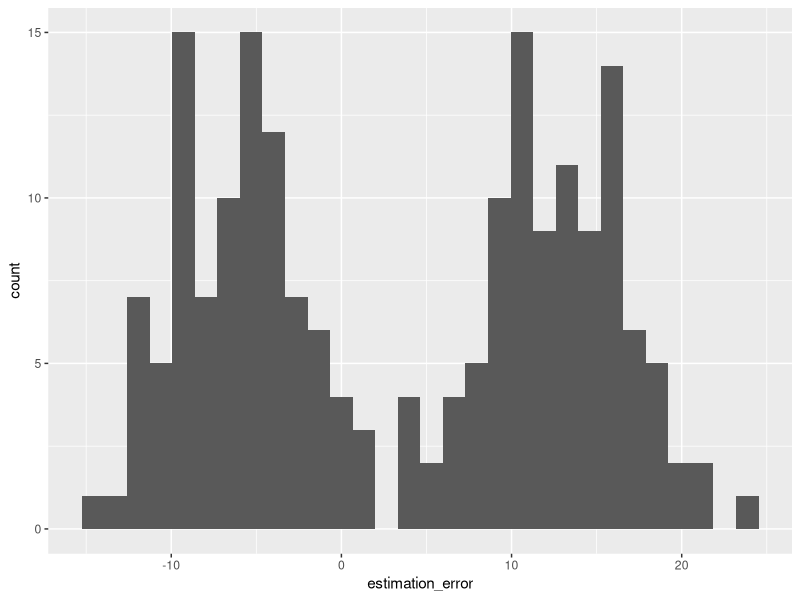
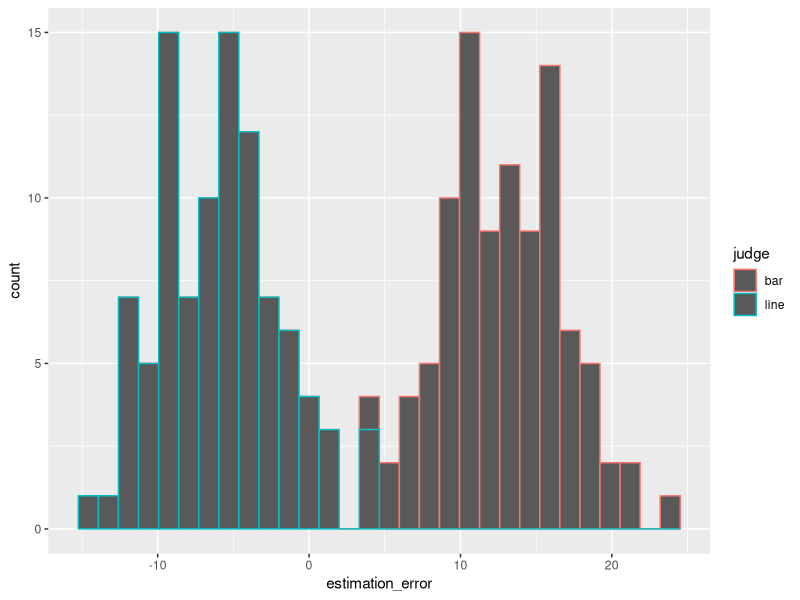
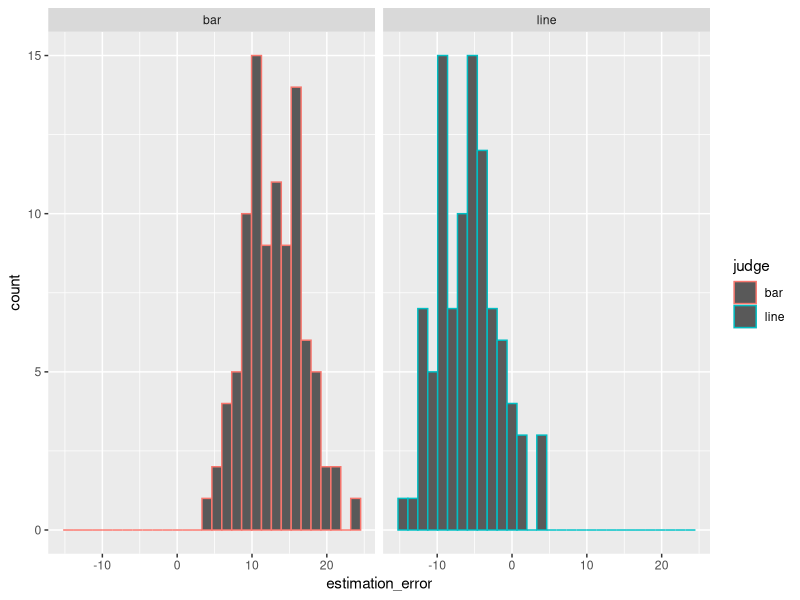
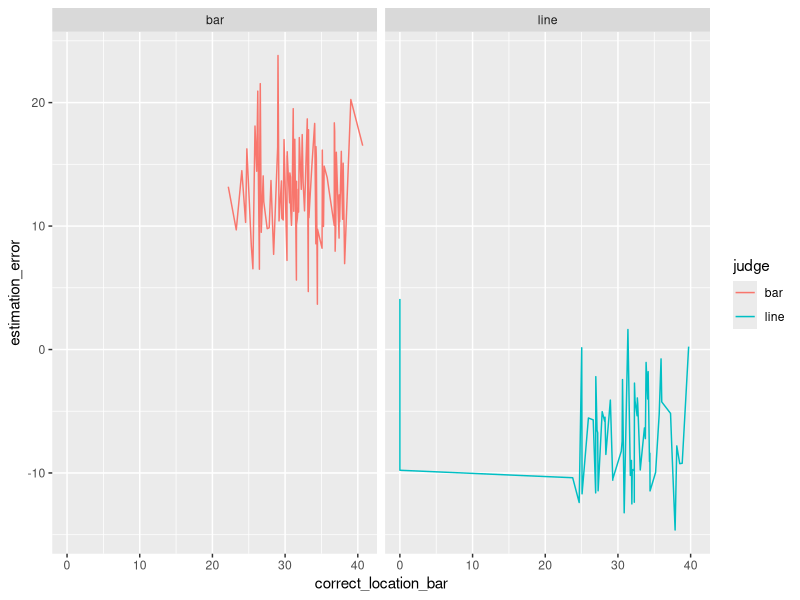
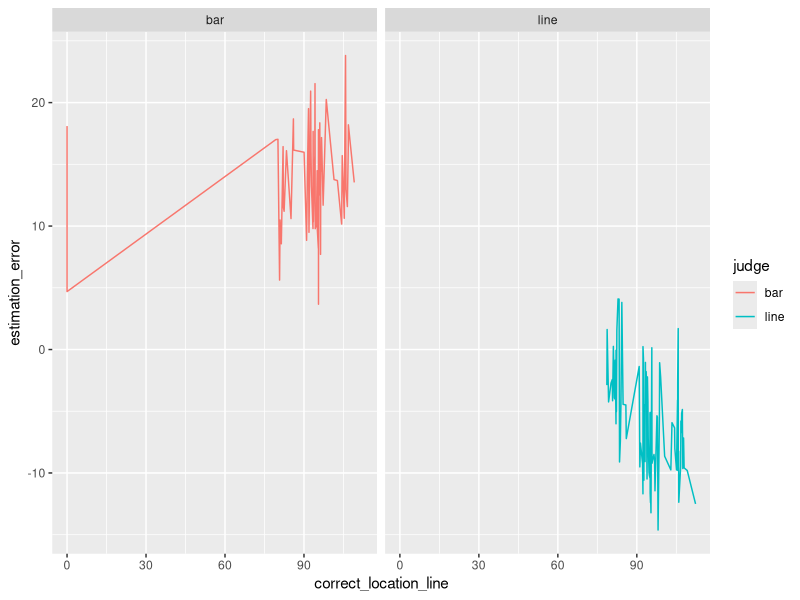
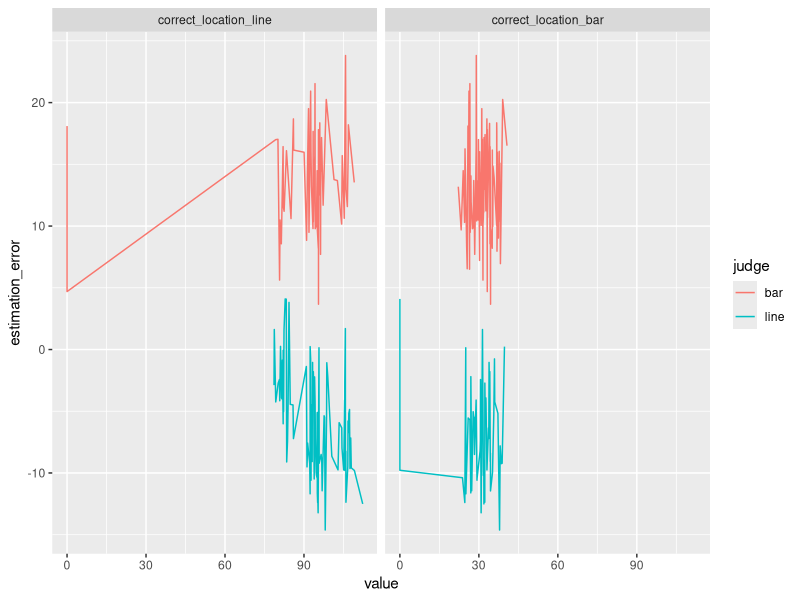
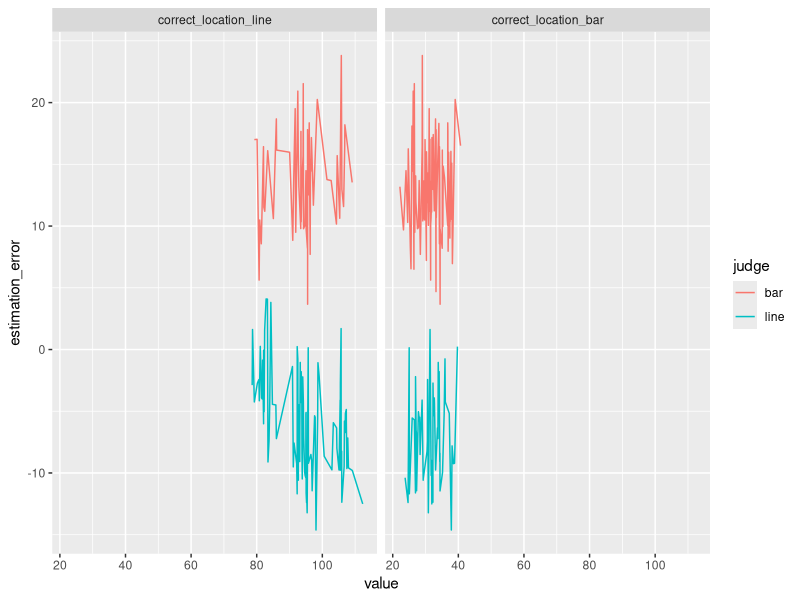
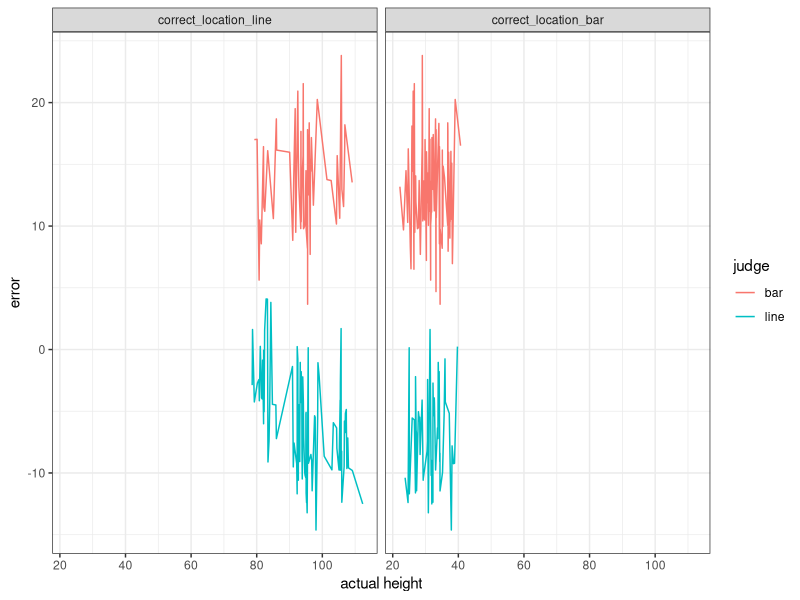

The R script that drew these images, in order:
## ---- chunk 1
require(ggplot2)
## ---- chunk 2
# move to this file's directory, and use it as a reference point to find the data folder
# this.dir <- dirname(parent.frame(2)$ofile)   # this finds where the current folder is saved
# setwd(this.dir)                              # this sets the working directory, where R will first look to find things such as files and scripts

# load in the .csv file and save its contents to a variable entitled "results". 
results <- read.csv("ExampleDataShare.csv", header=T) # header = T means that the first line of the .csv will be read as titles for the columns we're loading in
## ---- chunk 3
# start with a histogram of errors, the column called 'estimation_error'
overallHist<-ggplot(data=results, aes(x=estimation_error)) + geom_histogram()
overallHist
## ---- chunk 4
# Check by splitting the histogram by having one histogram for where participants judge "bar" and one where they judge "line"
byTaskHist<-ggplot(data=results, aes(x=estimation_error, col=judge)) + geom_histogram()
byTaskHist
# Let's seperate them in space so they're clearer to see
byTaskHist1x2<-ggplot(data=results, aes(x=estimation_error, col=judge)) + geom_histogram() + facet_wrap(~judge)
byTaskHist1x2
## ---- chunk 5
# does the error change based on the value of the actual position of mean bar/line?
byActualValueBar<-ggplot(data=results, aes(x=correct_location_bar, y=estimation_error, col=judge)) + geom_line() + facet_wrap(~judge)
byActualValueBar

byActualValueLine<-ggplot(data=results, aes(x=correct_location_line, y=estimation_error, col=judge)) + geom_line() + facet_wrap(~judge)
byActualValueLine

## ---- chunk 6
require('reshape2')
# keep everything in its own row (via id.vars) except for the correct_location_line and correct_location_bar columns which will be combined
verticallyCombinedActualValue <- melt(results, id.vars = c('id', 'display_figure', 'overlap', 'estimated_location', 'estimation_error', 'item', 'rt', 'judge', 'drew_from'))
verticallyCombinedActualValue 

## ---- chunk 7
# now we can see both the task (color) and the correct location of both the bar and the line
byTaskAndRelevantPosition <- ggplot(data=verticallyCombinedActualValue, aes(x=value, y = estimation_error, col=judge)) + geom_line() + facet_wrap(~variable)
byTaskAndRelevantPosition
## ---- chunk 8
# clean up graph; exclude the bar-only and line-only presentations
byTaskAndRelevantPosition <- ggplot(data=verticallyCombinedActualValue[verticallyCombinedActualValue$value>5,], aes(x=value, y = estimation_error, col=judge)) + geom_line() + facet_wrap(~variable)
byTaskAndRelevantPosition
## ---- chunk 9
# some basic formatting things to help with readability
byTaskAndRelevantPosition <- byTaskAndRelevantPosition + theme_bw() + labs(x = 'actual height', y = 'error')
byTaskAndRelevantPosition
## ---- chunk 10
# I still hate those facet labels. Let's change the data so that the labels are more human readable
levels(verticallyCombinedActualValue$variable) <- c("Line", "Bar")
## ---- chunk 11
# notice that the plot hasn't changed. We need to run everything again. At this point in development, I'd move the line above to the start of the chunk of code that makes this plot. 
# once we have meaningful facet titles, we can nix the legend. Legends are something to avoid if possible. 
byTaskAndRelevantPosition <- byTaskAndRelevantPosition + theme(legend.position="none")
## ---- chunk 12
# given (Bartram & Stone, 2010) I know grid lines aren't great, so I can either eliminate or reduce them. I'll go with reduce to the major grid lines.
byTaskAndRelevantPosition <- byTaskAndRelevantPosition + theme(panel.grid.major = element_blank())
## ---- chunk 13
# if we know our data well enough, at this point we can smooth it out using various interpolation methods to make it a little more pleasing to look at
byTaskAndRelevantPosition <- byTaskAndRelevantPosition + geom_smooth()
byTaskAndRelevantPosition 
## ---- chunk 14
# actually, I want the fit to be more salient than the line plot, so I'm going to play with how things look. This is also an example of how to streamline code, rather than having everything in seperate lines.
errorSmooth <- ggplot(data=verticallyCombinedActualValue[verticallyCombinedActualValue$value>5,], aes(x=value, y = estimation_error, col=judge)) +
  geom_line(alpha = .25) +
  facet_wrap(~variable) + 
  theme_bw() + 
  theme(legend.position="none") + 
  labs(x = 'actual height', y = 'error') + 
  geom_smooth()
errorSmooth
## ---- chunk 15
# I also know that reading vertical labels is annoying, so I'll make things easier for my audience
errorSmooth <- errorSmooth + theme(axis.title.y = element_text(angle=0))
errorSmooth
## ---- chunk 16
verticallyCombinedActualValue$display_figure <- factor(verticallyCombinedActualValue$display_figure, 
                                       levels=c("BH", "BM", "BL", "RH", "RM", "RL", "RHBM", "RLBM", "RMBM", "RMBL","RMBH"))

overviewForCindyResults <- ggplot(verticallyCombinedActualValue, aes(x=display_figure, y=estimation_error, col=judge)) +
  stat_summary(fun.y="mean", geom="bar")

overviewForCindyResults
